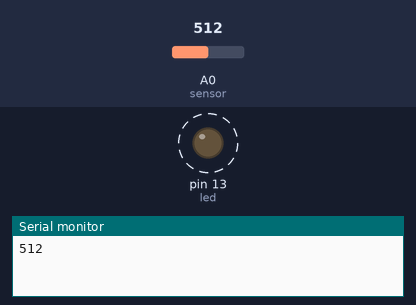
Simulated run of this sketch. Board: Arduino Uno, built with avr-gcc and run on an emulated ATmega328P. On the bench: output pins drawn as LEDs (lit = HIGH), the last lines printed to the serial monitor. Dashed ring = blinking. The test bench sets the inputs (shaded band); at power-on: A0 (sensor) = 512.

Above: at 1.8 s.
1.9 s: A0 (sensor) set to 306
At 2.2 s:
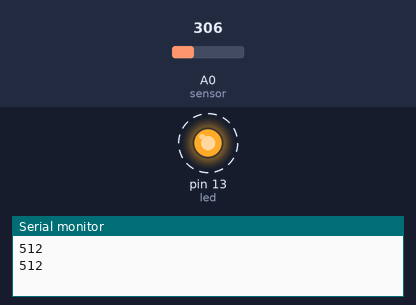
5.4 s: A0 (sensor) set to 122
At 5.56 s:
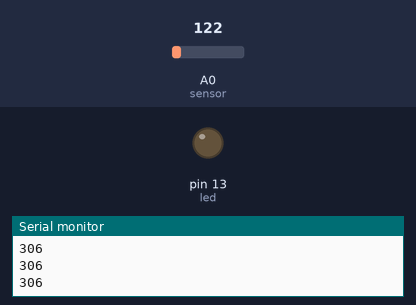
Timing chart, 0 to 14.9 s (numbered marks = the images above; inputs shaded):
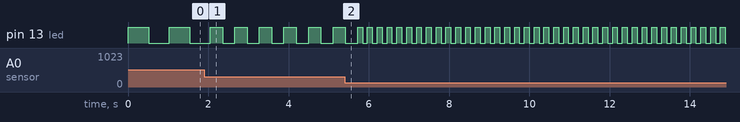

The sketch:

Day6.ino
```cpp
int sensor = A0;
int led = 13;
int sensorValue = 0;

void setup()
{
  Serial.begin(9600);
  pinMode(led, OUTPUT);
  pinMode(sensor, INPUT);
}

void loop(){
	sensorValue = analogRead(sensor);
  	digitalWrite(led, HIGH);
  	delay(sensorValue);
  	digitalWrite(led, LOW);
  	delay(sensorValue);
	Serial.println(sensorValue);
}
```

Measured:
- after the input at 1.9 s, pin 13 (led): alternates HIGH for 0.31 s and LOW for 0.31 s, starting after 0.46 s
- by itself, pin 13 (led): alternates HIGH for 0.51 s and LOW for 0.51 s
